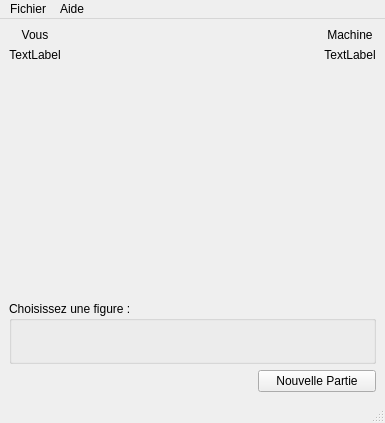
<?xml version="1.0" encoding="UTF-8"?>
<ui version="4.0">
 <class>ChifoumiVue</class>
 <widget class="QMainWindow" name="ChifoumiVue">
  <property name="geometry">
   <rect>
    <x>0</x>
    <y>0</y>
    <width>385</width>
    <height>423</height>
   </rect>
  </property>
  <property name="windowTitle">
   <string>ChifoumiVue</string>
  </property>
  <widget class="QWidget" name="centralwidget">
   <layout class="QVBoxLayout" name="verticalLayout">
    <item>
     <layout class="QGridLayout" name="gridLayout_2">
      <item row="0" column="0" colspan="3">
       <layout class="QGridLayout" name="gridLayout">
        <item row="0" column="0">
         <widget class="QLabel" name="label">
          <property name="text">
           <string>Vous</string>
          </property>
          <property name="alignment">
           <set>Qt::AlignCenter</set>
          </property>
         </widget>
        </item>
        <item row="0" column="4">
         <widget class="QLabel" name="label_2">
          <property name="text">
           <string>Machine</string>
          </property>
          <property name="alignment">
           <set>Qt::AlignCenter</set>
          </property>
         </widget>
        </item>
        <item row="1" column="0">
         <widget class="QLabel" name="labelScoreJ">
          <property name="text">
           <string>TextLabel</string>
          </property>
          <property name="alignment">
           <set>Qt::AlignCenter</set>
          </property>
         </widget>
        </item>
        <item row="1" column="4">
         <widget class="QLabel" name="labelScoreM">
          <property name="text">
           <string>TextLabel</string>
          </property>
          <property name="alignment">
           <set>Qt::AlignCenter</set>
          </property>
         </widget>
        </item>
        <item row="2" column="0">
         <widget class="QLabel" name="figureJoueur">
          <property name="text">
           <string/>
          </property>
          <property name="pixmap">
           <pixmap>../images/rien_115.png</pixmap>
          </property>
         </widget>
        </item>
        <item row="2" column="1">
         <spacer name="horizontalSpacer">
          <property name="orientation">
           <enum>Qt::Horizontal</enum>
          </property>
          <property name="sizeHint" stdset="0">
           <size>
            <width>40</width>
            <height>20</height>
           </size>
          </property>
         </spacer>
        </item>
        <item row="2" column="2">
         <widget class="QLabel" name="figureVersus">
          <property name="text">
           <string/>
          </property>
          <property name="pixmap">
           <pixmap>../images/versus_70.png</pixmap>
          </property>
         </widget>
        </item>
        <item row="2" column="3">
         <spacer name="horizontalSpacer_2">
          <property name="orientation">
           <enum>Qt::Horizontal</enum>
          </property>
          <property name="sizeHint" stdset="0">
           <size>
            <width>40</width>
            <height>20</height>
           </size>
          </property>
         </spacer>
        </item>
        <item row="2" column="4">
         <widget class="QLabel" name="figureMachine">
          <property name="text">
           <string/>
          </property>
          <property name="pixmap">
           <pixmap>../images/rien_115.png</pixmap>
          </property>
         </widget>
        </item>
       </layout>
      </item>
      <item row="1" column="0">
       <spacer name="verticalSpacer">
        <property name="orientation">
         <enum>Qt::Vertical</enum>
        </property>
        <property name="sizeHint" stdset="0">
         <size>
          <width>20</width>
          <height>40</height>
         </size>
        </property>
       </spacer>
      </item>
      <item row="1" column="1">
       <spacer name="verticalSpacer_2">
        <property name="orientation">
         <enum>Qt::Vertical</enum>
        </property>
        <property name="sizeHint" stdset="0">
         <size>
          <width>20</width>
          <height>40</height>
         </size>
        </property>
       </spacer>
      </item>
      <item row="2" column="0" colspan="3">
       <widget class="QGroupBox" name="groupBox">
        <property name="title">
         <string>Choisissez une figure : </string>
        </property>
        <layout class="QHBoxLayout" name="horizontalLayout">
         <item>
          <spacer name="horizontalSpacer_3">
           <property name="orientation">
            <enum>Qt::Horizontal</enum>
           </property>
           <property name="sizeHint" stdset="0">
            <size>
             <width>34</width>
             <height>17</height>
            </size>
           </property>
          </spacer>
         </item>
         <item>
          <widget class="QPushButton" name="bPierre">
           <property name="enabled">
            <bool>false</bool>
           </property>
           <property name="text">
            <string/>
           </property>
           <property name="icon">
            <iconset>
             <normaloff>../images/pierre_115.png</normaloff>../images/pierre_115.png</iconset>
           </property>
           <property name="iconSize">
            <size>
             <width>70</width>
             <height>100</height>
            </size>
           </property>
           <property name="autoDefault">
            <bool>false</bool>
           </property>
           <property name="default">
            <bool>false</bool>
           </property>
           <property name="flat">
            <bool>true</bool>
           </property>
          </widget>
         </item>
         <item>
          <widget class="QPushButton" name="bPapier">
           <property name="enabled">
            <bool>false</bool>
           </property>
           <property name="text">
            <string/>
           </property>
           <property name="icon">
            <iconset>
             <normaloff>../images/papier_115.png</normaloff>../images/papier_115.png</iconset>
           </property>
           <property name="iconSize">
            <size>
             <width>70</width>
             <height>100</height>
            </size>
           </property>
           <property name="autoDefault">
            <bool>false</bool>
           </property>
           <property name="default">
            <bool>false</bool>
           </property>
           <property name="flat">
            <bool>true</bool>
           </property>
          </widget>
         </item>
         <item>
          <widget class="QPushButton" name="bCiseau">
           <property name="enabled">
            <bool>false</bool>
           </property>
           <property name="text">
            <string/>
           </property>
           <property name="icon">
            <iconset>
             <normaloff>../images/ciseau_115.png</normaloff>../images/ciseau_115.png</iconset>
           </property>
           <property name="iconSize">
            <size>
             <width>70</width>
             <height>100</height>
            </size>
           </property>
           <property name="autoDefault">
            <bool>false</bool>
           </property>
           <property name="default">
            <bool>false</bool>
           </property>
           <property name="flat">
            <bool>true</bool>
           </property>
          </widget>
         </item>
         <item>
          <spacer name="horizontalSpacer_4">
           <property name="orientation">
            <enum>Qt::Horizontal</enum>
           </property>
           <property name="sizeHint" stdset="0">
            <size>
             <width>35</width>
             <height>17</height>
            </size>
           </property>
          </spacer>
         </item>
        </layout>
       </widget>
      </item>
      <item row="3" column="2">
       <widget class="QPushButton" name="bNouvellePartie">
        <property name="text">
         <string>Nouvelle Partie</string>
        </property>
       </widget>
      </item>
      <item row="1" column="2">
       <spacer name="verticalSpacer_3">
        <property name="orientation">
         <enum>Qt::Vertical</enum>
        </property>
        <property name="sizeHint" stdset="0">
         <size>
          <width>20</width>
          <height>40</height>
         </size>
        </property>
       </spacer>
      </item>
     </layout>
    </item>
   </layout>
  </widget>
  <widget class="QMenuBar" name="menubar">
   <property name="geometry">
    <rect>
     <x>0</x>
     <y>0</y>
     <width>385</width>
     <height>21</height>
    </rect>
   </property>
   <widget class="QMenu" name="menuFichier">
    <property name="title">
     <string>Fichier</string>
    </property>
   </widget>
   <widget class="QMenu" name="menuAide">
    <property name="title">
     <string>Aide</string>
    </property>
   </widget>
   <addaction name="menuFichier"/>
   <addaction name="menuAide"/>
  </widget>
  <widget class="QStatusBar" name="statusbar"/>
 </widget>
 <resources/>
 <connections/>
</ui>
